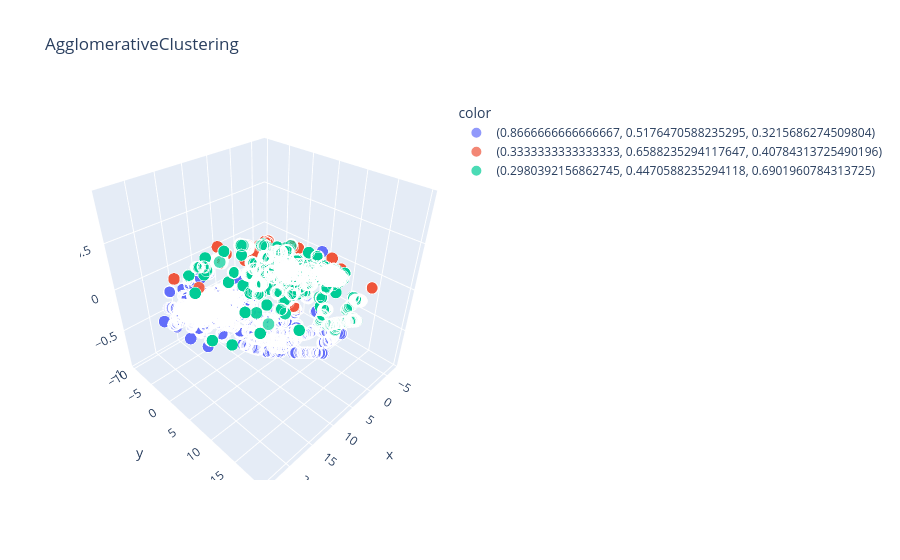

Notebook code cell kept with this figure:
### Markdown cell above
AgglomerativeClustering

{'linkage': 'ward', 'metric': 'euclidean', 'n_clusters': 40} = 0.07  
{'linkage': 'average', 'metric': 'cosine', 'n_clusters': 40} = 0.075  
{'linkage': 'average', 'metric': 'cosine', 'n_clusters': 4} = 0.1  
{'linkage': 'average', 'metric': 'cosine', 'n_clusters': 6} = 0.09  
{'linkage': 'single', 'metric': 'cosine', 'n_clusters': 4} = 0

### Code cell
from sklearn.cluster import AgglomerativeClustering


plot_clusters(X_embedded_pca, AgglomerativeClustering, [], {'linkage': 'average', 'metric': 'cosine', 'n_clusters': 3})

### Figure 1 — Plotly figure (JSON) as saved in the notebook; plotly's stock layout.template omitted (floating-point values rounded to 4 significant figures; data arrays with more than 128 entries replaced by an {"elided": "..."} marker saying what was removed)
{"data": [{"hovertemplate": "color=(0.8666666666666667, 0.5176470588235295, 0.3215686274509804)<br>x=%{x}<br>y=%{y}<br>z=%{z}<br>size=%{marker.size}<extra></extra>", "legendgroup": "(0.8666666666666667, 0.5176470588235295, 0.3215686274509804)", "marker": {"color": "#636efa", "size": {"elided": "10152 int values"}, "sizemode": "area", "sizeref": 0.005, "symbol": "circle"}, "mode": "markers", "name": "(0.8666666666666667, 0.5176470588235295, 0.3215686274509804)", "scene": "scene", "showlegend": true, "type": "scatter3d", "x": {"elided": "10152 float values"}, "y": {"elided": "10152 float values"}, "z": {"elided": "10152 float values"}}, {"hovertemplate": "color=(0.3333333333333333, 0.6588235294117647, 0.40784313725490196)<br>x=%{x}<br>y=%{y}<br>z=%{z}<br>size=%{marker.size}<extra></extra>", "legendgroup": "(0.3333333333333333, 0.6588235294117647, 0.40784313725490196)", "marker": {"color": "#EF553B", "size": {"elided": "2194 int values"}, "sizemode": "area", "sizeref": 0.005, "symbol": "circle"}, "mode": "markers", "name": "(0.3333333333333333, 0.6588235294117647, 0.40784313725490196)", "scene": "scene", "showlegend": true, "type": "scatter3d", "x": {"elided": "2194 float values"}, "y": {"elided": "2194 float values"}, "z": {"elided": "2194 float values"}}, {"hovertemplate": "color=(0.2980392156862745, 0.4470588235294118, 0.6901960784313725)<br>x=%{x}<br>y=%{y}<br>z=%{z}<br>size=%{marker.size}<extra></extra>", "legendgroup": "(0.2980392156862745, 0.4470588235294118, 0.6901960784313725)", "marker": {"color": "#00cc96", "size": {"elided": "8654 int values"}, "sizemode": "area", "sizeref": 0.005, "symbol": "circle"}, "mode": "markers", "name": "(0.2980392156862745, 0.4470588235294118, 0.6901960784313725)", "scene": "scene", "showlegend": true, "type": "scatter3d", "x": {"elided": "8654 float values"}, "y": {"elided": "8654 float values"}, "z": {"elided": "8654 float values"}}], "layout": {"legend": {"itemsizing": "constant", "title": {"text": "color"}, "tracegroupgap": 0}, "scene": {"domain": {"x": [0, 1], "y": [0, 1]}, "xaxis": {"title": {"text": "x"}}, "yaxis": {"title": {"text": "y"}}, "zaxis": {"title": {"text": "z"}}}, "title": {"text": "AgglomerativeClustering"}}}
